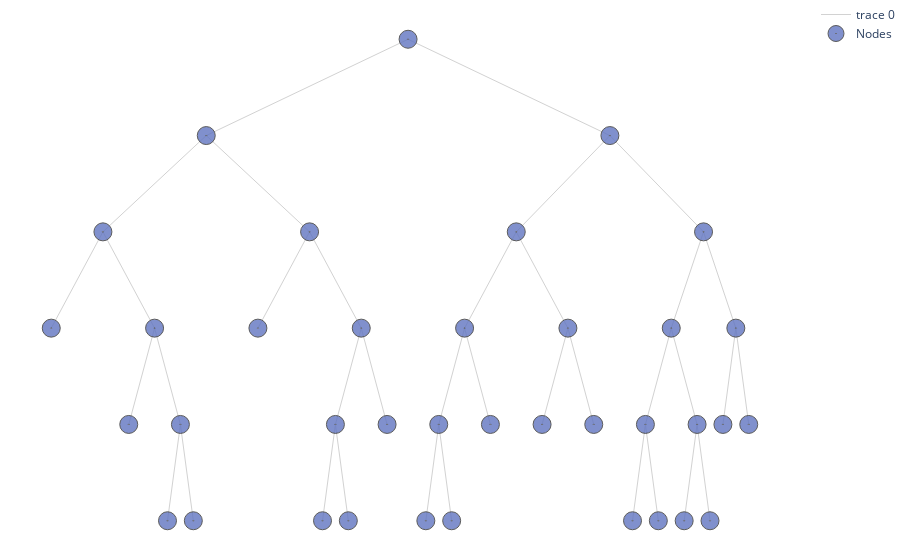

Notebook code cell kept with this figure:
### Code cell
import warnings
warnings.filterwarnings("ignore", category=FutureWarning) 


tree.print_tree(table = False, html = False)#.style.hide_index() #print both the pruned and non pruned tree 
#cart.print_tree(table = False, html = False, visual_pruning = True)

### Figure 1 — Plotly figure (JSON) as saved in the notebook; plotly's stock layout.template omitted (floating-point values rounded to 4 significant figures)
{"data": [{"hoverinfo": "none", "line": {"color": "rgb(210,210,210)", "width": 1}, "mode": "lines", "type": "scatter", "x": [0, -7.812, null, 0, 7.812, null, -7.812, -11.81, null, -7.812, -3.812, null, 7.812, 4.188, null, 7.812, 11.44, null, -11.81, -13.81, null, -11.81, -9.812, null, -3.812, -5.812, null, -3.812, -1.812, null, 4.188, 2.188, null, 4.188, 6.188, null, 11.44, 10.19, null, 11.44, 12.69, null, -9.812, -10.81, null, -9.812, -8.812, null, -1.812, -2.812, null, -1.812, -0.8125, null, 2.188, 1.188, null, 2.188, 3.188, null, 6.188, 5.188, null, 6.188, 7.188, null, 10.19, 9.188, null, 10.19, 11.19, null, 12.69, 12.19, null, 12.69, 13.19, null, -8.812, -9.312, null, -8.812, -8.312, null, -2.812, -3.312, null, -2.812, -2.312, null, 1.188, 0.6875, null, 1.188, 1.688, null, 9.188, 8.688, null, 9.188, 9.688, null, 11.19, 10.69, null, 11.19, 11.69, null], "y": [10, 9, null, 10, 9, null, 9, 8, null, 9, 8, null, 9, 8, null, 9, 8, null, 8, 7, null, 8, 7, null, 8, 7, null, 8, 7, null, 8, 7, null, 8, 7, null, 8, 7, null, 8, 7, null, 7, 6, null, 7, 6, null, 7, 6, null, 7, 6, null, 7, 6, null, 7, 6, null, 7, 6, null, 7, 6, null, 7, 6, null, 7, 6, null, 7, 6, null, 7, 6, null, 6, 5, null, 6, 5, null, 6, 5, null, 6, 5, null, 6, 5, null, 6, 5, null, 6, 5, null, 6, 5, null, 6, 5, null, 6, 5, null]}, {"hoverinfo": "text", "marker": {"color": "#6175c1", "line": {"color": "rgb(50,50,50)", "width": 1}, "size": 18, "symbol": "circle-dot"}, "mode": "markers", "name": "Nodes", "opacity": 0.8, "text": ["n8<br>None<br>Bin Value: 131.11<br>pearson : 1924.89<br>Samples : 9<br>GPR: []<br>LPR: []", "n18<br>None<br>Bin Value: 99.2<br>pearson : 1100.8<br>Samples : 5<br>GPR: []<br>LPR: []", "n38<br>None<br>Bin Value: 125.56<br>pearson : 1984.22<br>Samples : 9<br>GPR: []<br>LPR: []", "n39<br>None<br>Bin Value: 113.52<br>pearson : 14868.48<br>Samples : 66<br>GPR: []<br>LPR: []", "n10<br>None<br>Bin Value: 69.8<br>pearson : 3716.8<br>Samples : 5<br>GPR: []<br>LPR: []", "n23<br>None<br>Bin Value: 83.67<br>pearson : 1141.33<br>Samples : 6<br>GPR: []<br>LPR: []", "n44<br>None<br>Bin Value: 97.83<br>pearson : 22503.47<br>Samples : 53<br>GPR: []<br>LPR: []", "n45<br>None<br>Bin Value: 106.22<br>pearson : 2633.56<br>Samples : 9<br>GPR: []<br>LPR: []", "n25<br>None<br>Bin Value: 131.73<br>pearson : 1500.18<br>Samples : 11<br>GPR: 1.0<br>LPR: 0.005", "n48<br>None<br>Bin Value: 154.5<br>pearson : 2546.5<br>Samples : 10<br>GPR: []<br>LPR: []", "n49<br>None<br>Bin Value: 134.61<br>pearson : 4135.48<br>Samples : 23<br>GPR: []<br>LPR: []", "n26<br>None<br>Bin Value: 153.6<br>pearson : 2123.2<br>Samples : 5<br>GPR: []<br>LPR: []", "n27<br>None<br>Bin Value: 138.33<br>pearson : 2830.0<br>Samples : 9<br>GPR: []<br>LPR: []", "n56<br>None<br>Bin Value: 113.4<br>pearson : 777.2<br>Samples : 5<br>GPR: []<br>LPR: []", "n57<br>None<br>Bin Value: 126.67<br>pearson : 1385.33<br>Samples : 15<br>GPR: []<br>LPR: []", "n58<br>None<br>Bin Value: 110.2<br>pearson : 1055.6<br>Samples : 10<br>GPR: []<br>LPR: []", "n59<br>None<br>Bin Value: 121.53<br>pearson : 5188.74<br>Samples : 19<br>GPR: []<br>LPR: []", "n30<br>None<br>Bin Value: 102.83<br>pearson : 1346.83<br>Samples : 6<br>GPR: []<br>LPR: []", "n31<br>None<br>Bin Value: 105.8<br>pearson : 1496.8<br>Samples : 5<br>GPR: []<br>LPR: []", "n1<br>CompPrice > 127.5<br>Bin Value: 115.78<br>pearson : 155526.82<br>Samples : 280<br>GPR: 0.31<br>LPR: 0.202", "n2<br>Sales > 7.55<br>Bin Value: 106.73<br>pearson : 75946.05<br>Samples : 162<br>GPR: 0.96<br>LPR: 0.21", "n4<br>Sales > 2.83<br>Bin Value: 115.71<br>pearson : 24566.4<br>Samples : 89<br>GPR: 0.973<br>LPR: 0.097", "n9<br>Sales > 3.54<br>Bin Value: 113.97<br>pearson : 20265.95<br>Samples : 80<br>GPR: 0.967<br>LPR: 0.057", "n19<br>Sales > 4.14<br>Bin Value: 114.96<br>pearson : 18000.88<br>Samples : 75<br>GPR: 0.97<br>LPR: 0.064", "n5<br>Population > 36.5<br>Bin Value: 95.78<br>pearson : 35454.49<br>Samples : 73<br>GPR: 0.974<br>LPR: 0.102", "n11<br>Population > 496.5<br>Bin Value: 97.69<br>pearson : 28114.51<br>Samples : 68<br>GPR: 0.967<br>LPR: 0.046", "n22<br>Population > 430.0<br>Bin Value: 99.05<br>pearson : 25678.85<br>Samples : 62<br>GPR: 0.965<br>LPR: 0.021", "n3<br>Sales > 7.55<br>Bin Value: 128.19<br>pearson : 48120.52<br>Samples : 118<br>GPR: 0.997<br>LPR: 0.314", "n6<br>Population > 354.0<br>Bin Value: 139.71<br>pearson : 17604.02<br>Samples : 58<br>GPR: 0.995<br>LPR: 0.017", "n12<br>Population > 283.0<br>Bin Value: 138.41<br>pearson : 11594.64<br>Samples : 44<br>GPR: 0.993<br>LPR: 0.056", "n24<br>Income > 59.0<br>Bin Value: 140.64<br>pearson : 9439.64<br>Samples : 33<br>GPR: 0.993<br>LPR: 0.292", "n13<br>Population > 417.5<br>Bin Value: 143.79<br>pearson : 5702.36<br>Samples : 14<br>GPR: 1.0<br>LPR: 0.131", "n7<br>Sales > 11.88<br>Bin Value: 117.07<br>pearson : 15399.73<br>Samples : 60<br>GPR: 1.0<br>LPR: 0.145", "n14<br>Sales > 8.75<br>Bin Value: 119.96<br>pearson : 10295.92<br>Samples : 49<br>GPR: 1.0<br>LPR: 0.038", "n28<br>Sales > 7.86<br>Bin Value: 123.35<br>pearson : 2822.55<br>Samples : 20<br>GPR: 1.0<br>LPR: 0.234", "n29<br>Sales > 9.15<br>Bin Value: 117.62<br>pearson : 7084.83<br>Samples : 29<br>GPR: 1.0<br>LPR: 0.119", "n15<br>Sales > 12.41<br>Bin Value: 104.18<br>pearson : 2867.64<br>Samples : 11<br>GPR: 1.0<br>LPR: 0.008"], "type": "scatter", "x": [-13.81, -10.81, -9.312, -8.312, -5.812, -0.8125, -3.312, -2.312, 3.188, 0.6875, 1.688, 5.188, 7.188, 8.688, 9.688, 10.69, 11.69, 12.19, 13.19, 0, -7.812, -11.81, -9.812, -8.812, -3.812, -1.812, -2.812, 7.812, 4.188, 2.188, 1.188, 6.188, 11.44, 10.19, 9.188, 11.19, 12.69], "y": [7, 6, 5, 5, 7, 6, 5, 5, 6, 5, 5, 6, 6, 5, 5, 5, 5, 6, 6, 10, 9, 8, 7, 6, 8, 7, 6, 9, 8, 7, 6, 7, 8, 7, 6, 6, 7]}], "layout": {"margin": {"b": 0, "l": 0, "r": 0, "t": 0}, "plot_bgcolor": "rgba(0, 0, 0, 0)", "xaxis": {"showticklabels": false, "visible": false}, "yaxis": {"showticklabels": true, "visible": false}}}
